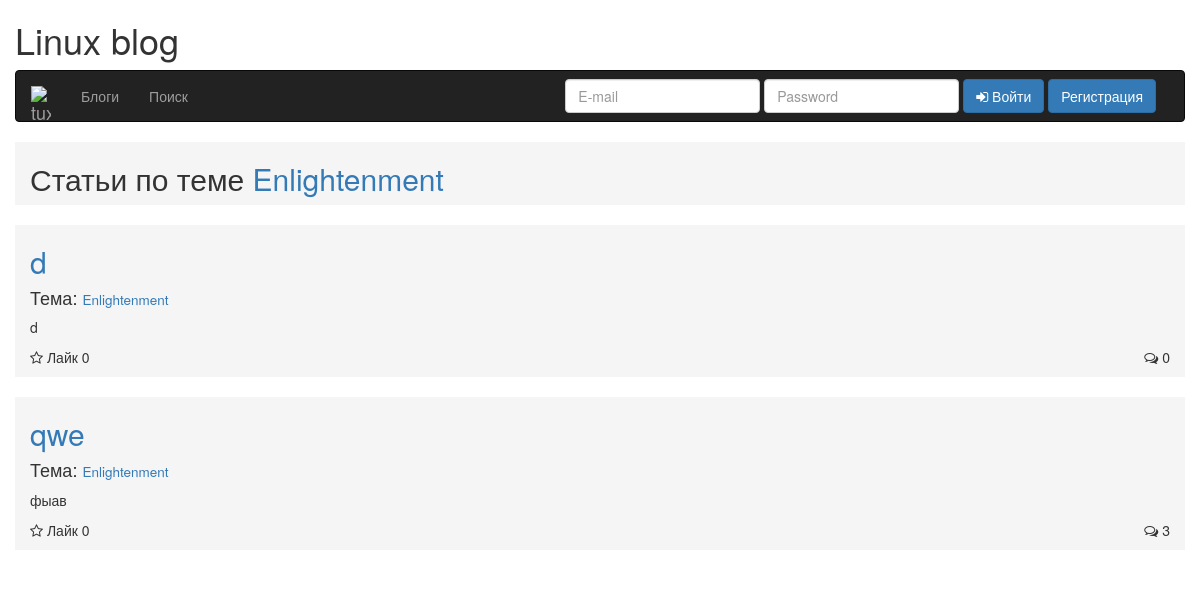
The app's page /theme.php?id=25 with its own data.
### tables this page shows
CREATE TABLE `themes` (
  `id_theme` smallint(6) NOT NULL AUTO_INCREMENT,
  `theme` varchar(50) DEFAULT NULL,
  `id_section` smallint(6) DEFAULT NULL,
  PRIMARY KEY (`id_theme`),
  KEY `themes_sections_fk` (`id_section`),
  CONSTRAINT `themes_sections_fk` FOREIGN KEY (`id_section`) REFERENCES `sections` (`id_section`) ON DELETE CASCADE ON UPDATE CASCADE
);

CREATE TABLE `articles` (
  `id_article` smallint(6) NOT NULL AUTO_INCREMENT,
  `article` text,
  `id_user` smallint(6) DEFAULT NULL,
  `id_theme` smallint(6) DEFAULT NULL,
  `header` varchar(50) DEFAULT NULL,
  PRIMARY KEY (`id_article`),
  KEY `articles_users_fk` (`id_user`),
  KEY `articles_themes_fk` (`id_theme`),
  CONSTRAINT `articles_themes_fk` FOREIGN KEY (`id_theme`) REFERENCES `themes` (`id_theme`) ON DELETE CASCADE ON UPDATE CASCADE,
  CONSTRAINT `articles_users_fk` FOREIGN KEY (`id_user`) REFERENCES `users` (`id_user`) ON DELETE CASCADE ON UPDATE CASCADE
);

### php/db/db.php (called while the page is built, shortened)
<?php
	class db{
		var $connection;
		function __construct(){
			$dbhost='localhost';
			$dbuser='root';
			$dbpass='';
			$dbname='blog';
			$this->connection=mysqli_connect($dbhost, $dbuser, $dbpass) or die(mysqli_error($this->connection));
			mysqli_set_charset($this->connection, "utf8");
			mysqli_select_db($this->connection, $dbname) or die(mysqli_error($this->connection));
		}
		function sqlQuery($query){
			$result=mysqli_query($this->connection, $query);
			return $result;
		}
		function loadArrayData($query){
			$result=$this->sqlQuery($query);
			$num=mysqli_num_rows($result);
			for($i=0;$i<$num;$i++){
			 	$res[]=mysqli_fetch_array($result,MYSQLI_ASSOC);
			}
			return $res;
		}
	}
?>

### php/usersArticle.php (called while the page is built)
<?php
$emailUser = $_COOKIE['Email'];
$result = $db->loadArrayData("SELECT id_user FROM users WHERE email = '$emailUser'");
$idUser = $result[0]['id_user'];
$res = $db->loadArrayData("SELECT COUNT(*) as num FROM articles WHERE id_user = '$idUser'");
?>

### theme.php (the view, shortened to what this page needs)
<?php
include_once "/php/db/db.php";
$db = new db();
$res = $db->loadArrayData("SELECT COUNT(*) as num FROM articles WHERE id_theme = '$themeId' ORDER BY id_article DESC");
include_once "/php/usersArticle.php";
$themeId = $_GET['id'];
$themeName = $db->loadArrayData("SELECT theme FROM themes WHERE id_theme = '$themeId'");
$articles = $db->loadArrayData("SELECT id_article, article, id_theme, id_user, header FROM articles WHERE id_theme = '$themeId' ORDER BY id_article DESC");
$likes = $db->loadArrayData("SELECT uLike FROM likes");
?>
<!DOCTYPE html>
<html lang="en">
  <head>
    <link rel="stylesheet" href="/font-awesome/css/font-awesome.min.css">
    <link href="bootstrap/css/bootstrap.min.css" rel="stylesheet">
    <link rel="stylesheet" href="/css/main.css">
  </head>
  <body>
    <div class="container">
      <div class="row">
        <h1>Linux blog</h1>
        <div class="navbar navbar-inverse">
          <div class="container">
            <div class="navbar-header">
              <a href="/" class="navbar-brand">
                <img src="/images/tux.png" class="brand-image" alt="tux">
              </a>
            </div>
            <div class="collapse navbar-collapse" id="responsive-menu">
              <ul class="nav navbar-nav">
                <li><a href="blogs.php">Блоги</a></li>
                <li><a href="search.php">Поиск</a></li>
              </ul>
              <div class="form navbar-form navbar-right">
                <div class="form-group">
                  <input type="text" name="userEmail" placeholder="E-mail" value="" class="form-control uEmail">
                </div>
                <div class="form-group">
                  <input type="password" name="userPass" placeholder="Password" value="" class="form-control uPass">
                </div>
                <button type="button" name="buttonLogin" class="btn btn-primary" id="btn-login">
                  <i class="fa fa-sign-in" aria-hidden="true"></i> Войти
                </button>
                <button type="button" class="btn btn-primary" data-toggle="modal" data-target="#modal-1">Регистрация</button>
              </div>
            </div>
          </div>
        </div>
      </div>
    </div>
    <div class="container">
      <div class="row">
        <div class="article col-lg-8 col-md-8 col-sm-6 col-xs-4">
          <h2>Статьи по теме <span><?= $themeName[0]['theme']; ?></span></h2>
        </div>
        <?php for($i = 0; $i < count($articles); $i++):?>
          <div class="article-index col-lg-8 col-md-8 col-sm-6 col-xs-4" data-id="<?= $articles[$i]["id_article"]; ?>">
            <h2><a href="article.php?id=<?= $articles[$i]["id_article"]; ?>"><?= $articles[$i]["header"]; ?></a></h2>
            <?php $theme = $articles[$i]["id_theme"]; $idTheme = $db->loadArrayData("SELECT id_theme, theme FROM themes WHERE id_theme = '$theme'"); ?>
            <?php for ($j=0; $j < count($idTheme); $j++): ?>
                <h4>Тема: <small><a href="theme.php?id=<?= $idTheme[$j]['id_theme']; ?>"><?= $idTheme[$j]['theme']; ?></a></small></h4>
            <? endfor; ?>
            <p>
              <?= $articles[$i]["article"]; ?>
            </p>
            <div class="star-block" data-article="<?= $articles[$i]["id_article"]; ?>" data-user="<?= $articles[$i]["id_user"]; ?>">
              <?php $article = $articles[$i]["id_article"]; $likesCount = count($db->loadArrayData("SELECT uLike FROM likes WHERE id_article = '$article'")); ?>
              <i class="fa fa-star-o"></i> <span class="star-count">Лайк <?= $likesCount; ?></span>
            </div>
            <div class="comments-block">
              <?php $article = $articles[$i]["id_article"]; $commentsCount = count($db->loadArrayData("SELECT comment FROM comments WHERE id_article = '$article'")); ?>
              <i class="fa fa-comments-o" aria-hidden="true"></i> <span class="comments-count"><?= $commentsCount; ?></span>
            </div>
          </div>
        <? endfor; ?>
      </div>
    </div>
  </body>
</html>

### css/main.css (style rules this page uses)
.brand-image { width: 20px }
.article, .article-index { width: 100%; height: auto; background: #f5f5f5; margin-bottom: 20px }
.article-index p, .article-text { overflow: hidden; text-overflow: ellipsis; white-space: nowrap }
.star-block, .fav-block { cursor: pointer }
.star-block, .comments-block, .fav-block { display: inline-block }
.star-block, .article-count { padding-bottom: 10px }
.comments-block { float: right }
h2 span { color: #337ab7 }

### records on screen
themes: theme "Enlightenment"
articles: header "d", article "d", likesCount "0", commentsCount "0"
articles: header "qwe", article "фыав", likesCount "0", commentsCount "3"
